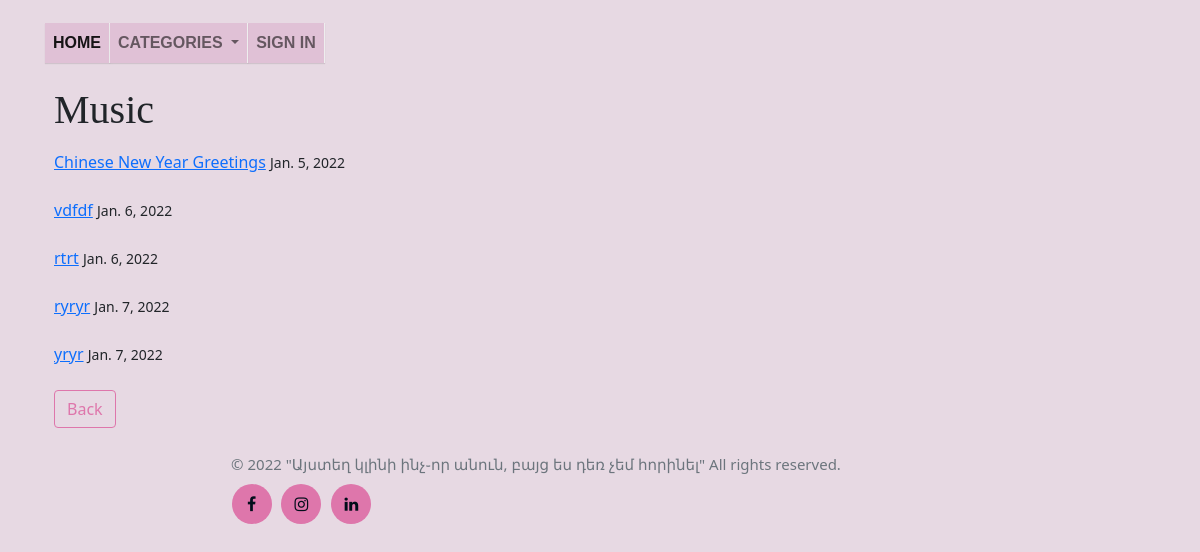
Before: /category/Music/ with the older database file.
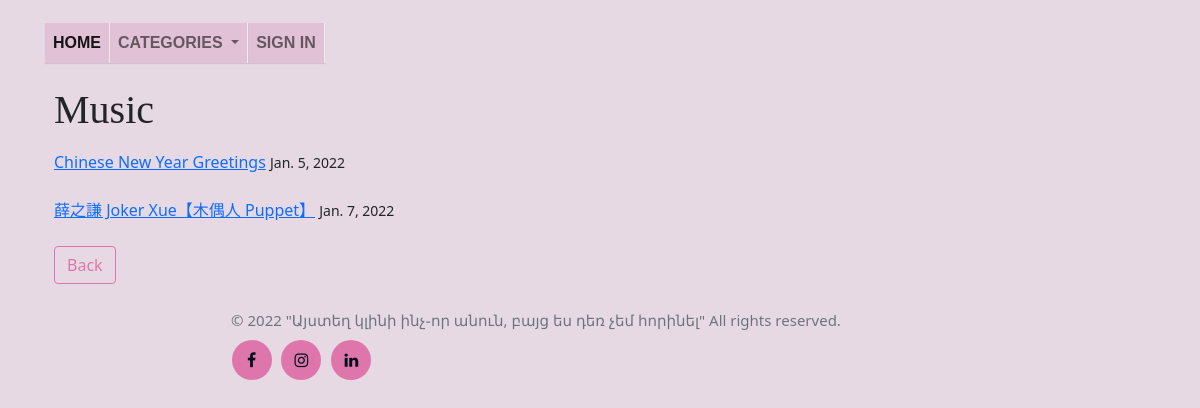
After: the same page with the newer database file.
### blog/models.py (models this page shows, shortened)
class Post(models.Model):
    title = models.CharField(max_length= 255)
    author = models.ForeignKey(User, on_delete= models.CASCADE)
    header_image = models.ImageField(null = True, blank = True,  upload_to ="images/" )
    body =  RichTextField(blank = True, null = True, max_length= 7000)
    post_date = models.DateField(auto_now_add= True)
    category = models.CharField(max_length= 255, default = 'China')
    snipped = RichTextField(max_length= 400)

### blog/views.py (the view)
# urls.py: path('category/<str:cats>/', CategoryView, name= 'category'),
def CategoryView(request, cats):
    category_posts = Post.objects.filter(category = cats.replace('-', ' '))
    return render(request, 'categories.html', {'cats': cats.title(), 'category_posts': category_posts})

### blog/templates/categories.html (shortened to what this page needs)
{%  extends 'base.html' %}
{%  block content %}
{% if category_posts %}
<ul> <h1> {{ cats }}  </h1>   </ul>
    <ul>
    {% for post in category_posts %}
       <a href="{% url 'article_detail' post.pk %}">
           {{ post.title }}</a>  <small> {{ post.post_date}} </small> <br/> <br/>
    {% endfor %}
    <a href="{% url 'home' %}" class="btn btn-secondary"> Back</a>
    </ul>
    {%  else  %}
       <h2> Sorry, there are no articles in this category yet </h2>
       <a href="{% url 'home' %}" class="btn btn-secondary"> Back</a>
    {%  endif %}
{%  endblock %}

Changed rows visible on the page:
removed Post: title "vdfdf", post_date "Jan. 6, 2022"
removed Post: title "rtrt", post_date "Jan. 6, 2022"
removed Post: title "ryryr", post_date "Jan. 7, 2022"
removed Post: title "yryr", post_date "Jan. 7, 2022"
added Post: title "薛之謙 Joker Xue【木偶人 Puppet】", post_date "Jan. 7, 2022"
